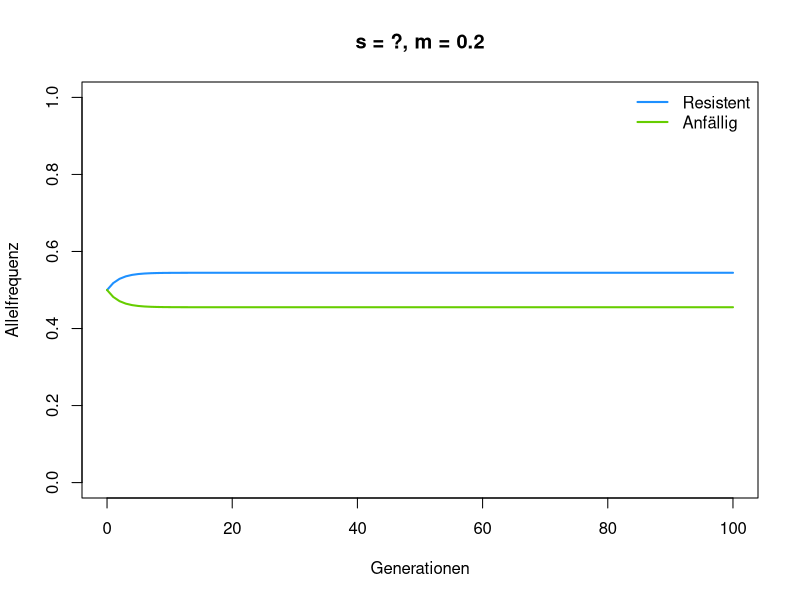
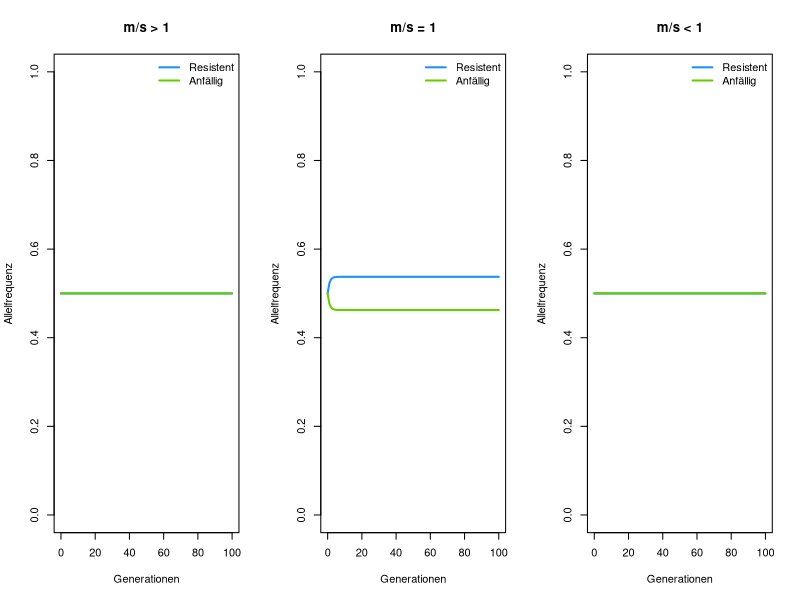
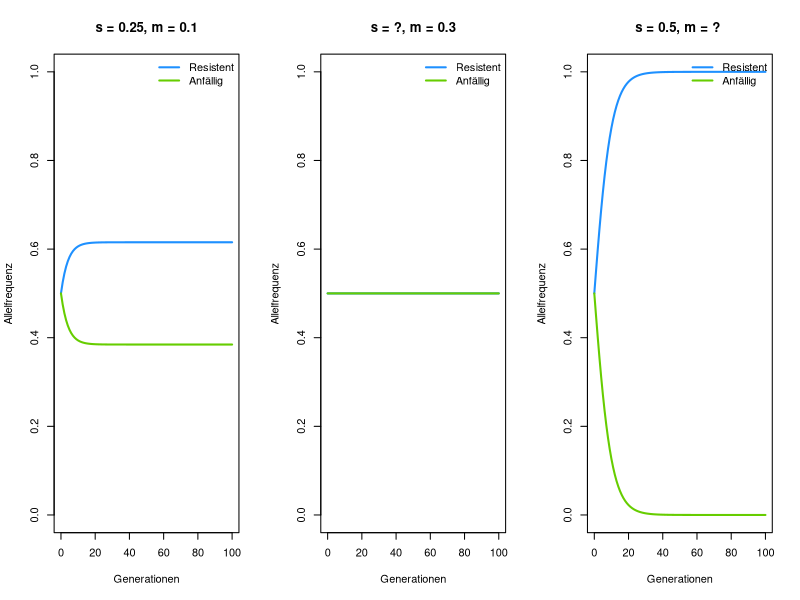

Recreate these plots in R, in order.
## ---- chunk 1
knitr::opts_chunk$set(echo = TRUE, warning = FALSE, message = FALSE)
## ---- chunk 2
# Selektion; Berechnung der mittleren Fitness
selektionsschritt <- function(p, # Proportion des gefragten Alleles
                              w) # Fitness der verschiedenen Genotypen (Vektor mit drei Einträgen)
  {
  
  q <- 1-p # Proportion des anderen Alleles
  
  w_quer <- p^2*w[1] + 2*p*q*w[2] + q^2*w[3]
  
  p_sel <- (p^2*w[1] + p*q*w[2] )/ w_quer
  
  return(p_sel)
}

# Simulation eines Generationschritts, Selektion gefolgt von Migration
eine_generation <- function(p, # Frequenz des Resistenz-Alleles
                            s, # Selektionskoeffizient
                            m) # Migration
  {
  
  q <- 1 - p # Proportion der anfälligen Moskitos
  
  # Selektion
  p_sel <- selektionsschritt(p, c(1 + s, 1 + s/2, 1))
  q_sel <- selektionsschritt(q, c(1, 1 + s/2, 1 + s))
  
  # Migration
  p_mig <- (1 - m) * p_sel + m * q
  q_mig <- (1 - m) * q_sel + m * p
  
  return(c(p_mig = p_mig, q_mig = q_mig))

}

## ---- chunk 3

eine_generation(p = 0.5,
                s = 0.2,
                m = 0.2)

## ---- chunk 4
# Simulation mehrerer Generationen
simulateLA <- function(p_0, # Anfangsfrequenz
                       s, # Selektionskoeffizient
                       m, # Migration
                       generationen = 100) # Anzahl Generationen; Annahme = 100
  {
  
  p <- q <- numeric(generationen + 1) # Vorbereiten von leeren Vektoren (von 0 bis zur maximalen Generationen Zahl)
  
  # Anfangsfrequenzen
  p[1] <- p_0
  q[1] <- 1- p_0 
  
  for (t in seq_len(generationen)) { # Wiederholen der Zeitschritte
    
    new_freq <- eine_generation(p[t], s, m)
    p[t + 1] <- new_freq[1]
    q[t + 1] <- new_freq[2]
  }
  
  data.frame(generation = 0:generationen, 
             p = p, 
             q = q)
}

## ---- chunk 5

test_df <- simulateLA(p_0 = 0.5,
                     s = 0.2, # Bitte ändern
                     m = 0.2)

plot(x = test_df$generation,
     y = test_df$p,
     type = "l", lwd = 2, col = "dodgerblue",
     xlab = "Generationen",
     ylab = "Allelfrequenz",
     ylim = c(0,1),
     main = "s = ?, m = 0.2")
lines(x = test_df$generation,
     y = test_df$q, 
     type = "l", lwd = 2, col = "chartreuse3")
legend("topright", c("Resistent", "Anfällig"),
       col = c("dodgerblue", "chartreuse3"),
       lwd = 2, bty = "n")

## ---- chunk 6

# m/s grösser 1
ms_gr_1 <- simulateLA(p_0 = 0.5,
                     s = 0, # Bitte ändern
                     m = 0) # Bitte ändern

# m/s gleich 1
ms_gl_1 <- simulateLA(p_0 = 0.5,
                     s = 0.3,
                     m = 0.3)

# m/s kleiner 1
ms_kl_1 <- simulateLA(p_0 = 0.5,
                     s = 0, # Bitte ändern
                     m = 0) # Bitte ändern

par(mfrow = c(1, 3))
plot(x = ms_gr_1$generation,
     y = ms_gr_1$p,
     type = "l", lwd = 2, col = "dodgerblue",
     xlab = "Generationen",
     ylab = "Allelfrequenz",
     ylim = c(0,1),
     main = "m/s > 1")
lines(x = ms_gr_1$generation,
     y = ms_gr_1$q, 
     type = "l", lwd = 2, col = "chartreuse3")
legend("topright", c("Resistent", "Anfällig"),
       col = c("dodgerblue", "chartreuse3"),
       lwd = 2, bty = "n")

plot(x = ms_gl_1$generation,
     y = ms_gl_1$p,
     type = "l", lwd = 2, col = "dodgerblue",
     xlab = "Generationen",
     ylab = "Allelfrequenz",
     ylim = c(0,1),
     main = "m/s = 1")
lines(x = ms_gl_1$generation,
     y = ms_gl_1$q, 
     type = "l", lwd = 2, col = "chartreuse3")
legend("topright", c("Resistent", "Anfällig"),
       col = c("dodgerblue", "chartreuse3"),
       lwd = 2, bty = "n")

plot(x = ms_kl_1$generation,
     y = ms_kl_1$p,
     type = "l", lwd = 2, col = "dodgerblue",
     xlab = "Generationen",
     ylab = "Allelfrequenz",
     ylim = c(0,1),
     main = "m/s < 1")
lines(x = ms_kl_1$generation,
     y = ms_kl_1$q, 
     type = "l", lwd = 2, col = "chartreuse3")
legend("topright", c("Resistent", "Anfällig"),
       col = c("dodgerblue", "chartreuse3"),
       lwd = 2, bty = "n")

## ---- chunk 7

ref <- simulateLA(p_0 = 0.5,
                     s = 0.25,
                     m = 0.1)

test1 <- simulateLA(p_0 = 0.5,
                     s = 0.0, # Bitte ändern
                     m = 0.3)

test2 <- simulateLA(p_0 = 0.5,
                     s = 0.5,
                     m = 0.0) # Bitte ändern

par(mfrow = c(1, 3))
plot(x = ref$generation,
     y = ref$p,
     type = "l", lwd = 2, col = "dodgerblue",
     xlab = "Generationen",
     ylab = "Allelfrequenz",
     ylim = c(0,1),
     main = "s = 0.25, m = 0.1")
lines(x = ref$generation,
     y = ref$q, 
     type = "l", lwd = 2, col = "chartreuse3")
legend("topright", c("Resistent", "Anfällig"),
       col = c("dodgerblue", "chartreuse3"),
       lwd = 2, bty = "n")

plot(x = test1$generation,
     y = test1$p,
     type = "l", lwd = 2, col = "dodgerblue",
     xlab = "Generationen",
     ylab = "Allelfrequenz",
     ylim = c(0,1),
     main = "s = ?, m = 0.3")
lines(x = test1$generation,
     y = test1$q, 
     type = "l", lwd = 2, col = "chartreuse3")
legend("topright", c("Resistent", "Anfällig"),
       col = c("dodgerblue", "chartreuse3"),
       lwd = 2, bty = "n")

plot(x = test2$generation,
     y = test2$p,
     type = "l", lwd = 2, col = "dodgerblue",
     xlab = "Generationen",
     ylab = "Allelfrequenz",
     ylim = c(0,1),
     main = "s = 0.5, m = ? ")
lines(x = test2$generation,
     y = test2$q, 
     type = "l", lwd = 2, col = "chartreuse3")
legend("topright", c("Resistent", "Anfällig"),
       col = c("dodgerblue", "chartreuse3"),
       lwd = 2, bty = "n")

## ---- chunk 8
# F_ST aus zwei Allelfrequenzen
fst_aus_p <- function(p1, # Frequenz von R in Population 1
                      p2) # Frequenz von R in Population 2
  {

  p_quer <- (p1 + p2) / 2                          # mittlere Frequenz
  H_S <- (2*p1*(1 - p1) + 2*p2*(1 - p2)) / 2       # innerhalb
  H_T <- 2*p_quer*(1 - p_quer)                     # zusammengeworfen

  return((H_T - H_S) / H_T)
}

# F_ST im Gleichgewicht von Migration und Selektion
fst_aus_ms <- function(m, # Migration
                       s, # Selektionskoeffizient
                       generationen = 1000) # lange laufen lassen
  {

  sim <- simulateLA(p_0 = 0.5, s = s, m = m, generationen = generationen)
  ende <- sim[nrow(sim), ] # letzte Generation

  return(fst_aus_p(ende$p, ende$q))
}

## ---- chunk 9

fst_aus_p(p1 = 0.9, p2 = 0.1) # Bitte ändern

fst_aus_ms(m = 0.1, s = 0.1)  # Bitte ändern
